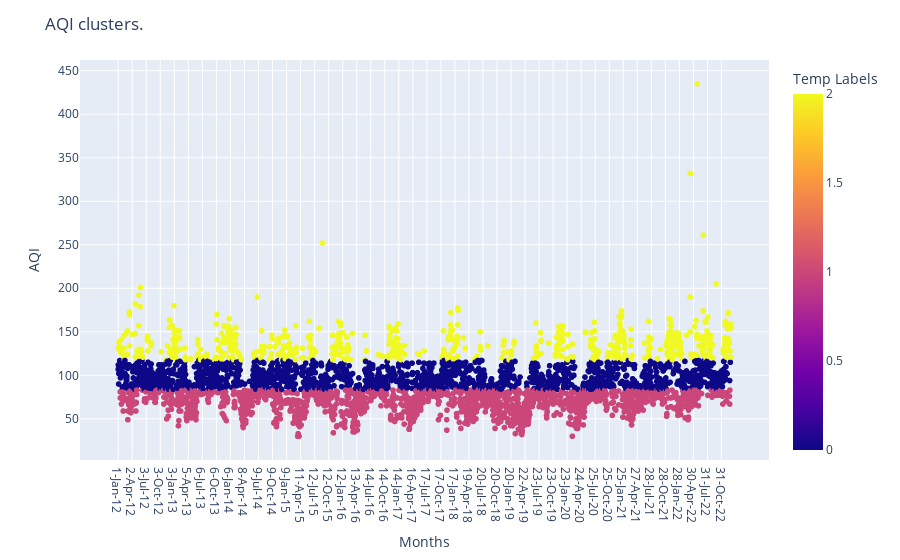

The code cell stored with this chart in its notebook:
### Code cell
km = KMeans(3)
km.fit(df['AQI'].to_numpy().reshape(-1,1))
df.loc[:,'Temp Labels'] = km.labels_
fig = px.scatter(df, 'Date', 'AQI', color='Temp Labels')
fig.update_layout(title = "AQI clusters.",
                 xaxis_title="Months", yaxis_title="AQI")
fig.show()

### Figure 1 — Plotly figure (JSON) as saved in the notebook; plotly's stock layout.template omitted (floating-point values rounded to 4 significant figures; data arrays with more than 128 entries replaced by an {"elided": "..."} marker saying what was removed)
{"data": [{"hovertemplate": "Date=%{x}<br>AQI=%{y}<br>Temp Labels=%{marker.color}<extra></extra>", "legendgroup": "", "marker": {"color": {"elided": "4018 int values"}, "coloraxis": "coloraxis", "symbol": "circle"}, "mode": "markers", "name": "", "showlegend": false, "type": "scattergl", "x": {"elided": "4018 str values"}, "xaxis": "x", "y": {"elided": "4018 int values"}, "yaxis": "y"}], "layout": {"autosize": true, "coloraxis": {"colorbar": {"title": {"text": "Temp Labels"}}, "colorscale": [[0, "#0d0887"], [0.1111, "#46039f"], [0.2222, "#7201a8"], [0.3333, "#9c179e"], [0.4444, "#bd3786"], [0.5556, "#d8576b"], [0.6667, "#ed7953"], [0.7778, "#fb9f3a"], [0.8889, "#fdca26"], [1, "#f0f921"]]}, "legend": {"tracegroupgap": 0}, "margin": {"t": 60}, "title": {"text": "AQI clusters."}, "xaxis": {"anchor": "y", "autorange": true, "domain": [0, 1], "range": [-250.4, 4267.0], "title": {"text": "Months"}, "type": "category"}, "yaxis": {"anchor": "x", "autorange": true, "domain": [0, 1], "range": [-2.599, 467.6], "title": {"text": "AQI"}, "type": "linear"}}}
